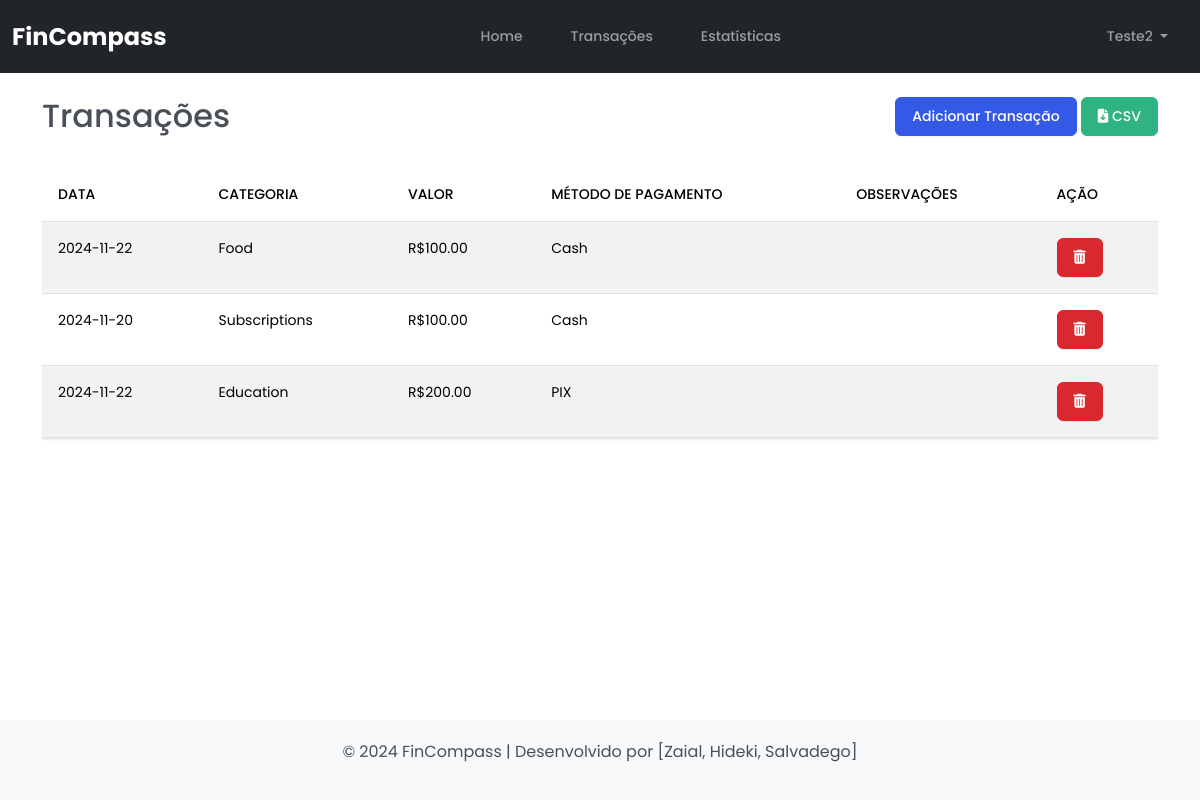
Screenshot of /transactions (signed in) with the database file from the repository.
### tables this page shows
CREATE TABLE transactions (
            id INTEGER PRIMARY KEY AUTOINCREMENT,
            user_id INTEGER NOT NULL,
            amount REAL NOT NULL,
            category TEXT NOT NULL,
            date TEXT NOT NULL,
            description TEXT,
            payment_method TEXT NOT NULL,
            FOREIGN KEY (user_id) REFERENCES users (id)
        );

### app.py (the view)
@app.route("/transactions")
def transactions():
    if "username" in session:
        user_id = session["user_id"]
        username = session["username"]
        conn = sqlite3.connect(DATABASE)
        c = conn.cursor()
        c.execute("SELECT * FROM transactions WHERE user_id = ?", (user_id,))
        transactions = c.fetchall()
        conn.close()
        return render_template(
            "transaction.html", transactions=transactions, username=username
        )
    else:
        return redirect(url_for("login"))

### templates/transaction.html (shortened to what this page needs)
{% extends 'base.html' %}
{% block content %}
<div class="row mt-4">
    <div class="col-md-6">
        <h2>Transações</h2>
    </div>
    <div class="col-md-6 text-end">
        <button class="btn btn-primary" onclick="openPopup()">Adicionar Transação</button>
        <button class="btn btn-success" onclick="downloadCSV()"><i class="fa-solid fa-file-arrow-down"></i> CSV</button>
    </div>
</div>
<div class="table-responsive mt-4">
    <table class="table table-striped">
        <thead>
            <tr>
                <th>Data</th>
                <th>Categoria</th>
                <th>Valor</th>
                <th>Método de Pagamento</th>
                <th>Observações</th>
                <th>Ação</th>
            </tr>
        </thead>
        <tbody>
            {% for transaction in transactions %}
    <tr>
        <td>{{ transaction[4] }}</td>
        <td>{{ transaction[3] }}</td>
        <td>R${{ '%.2f' % transaction[2] }}</td>
        <td>{{ transaction[6] }}</td>
        <td>{{ transaction[5] }}</td>
        <td>
            <form action="{{ url_for('delete_transaction', transaction_id=transaction[0]) }}" method="post">
                <button type="submit" class="btn btn-danger"><i class="fas fa-trash-alt"></i></button>
            </form>
        </td>
    </tr>
    {% endfor %}
        </tbody>
    </table>
</div>
{% endblock %}

### templates/base.html (style rules this page uses)
* { font-family: 'Poppins', sans-serif; }
body { display: flex; flex-direction: column; min-height: 100vh; }

### rows the page displays
transactions: amount "100.00"
transactions: amount "100.00"
transactions: amount "200.00"

### other values shown
{{ username }} "Teste2"
